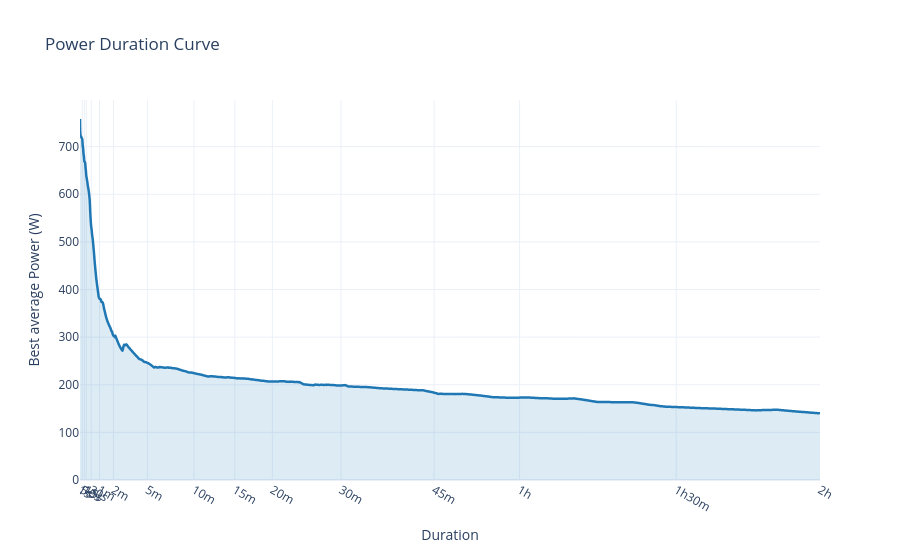

The notebook cell saved with this chart:
### Code cell
fig = plot_duration_curve(df, metric="power", max_duration=60*60*2)
fig.show()

### Figure 1 — Plotly figure (JSON) as saved in the notebook; plotly's stock layout.template omitted (floating-point values rounded to 4 significant figures; data arrays with more than 128 entries replaced by an {"elided": "..."} marker saying what was removed)
{"data": [{"customdata": {"elided": "7200 str values"}, "fill": "tozeroy", "fillcolor": "rgba(31, 119, 180, 0.15)", "hovertemplate": "Duration: %{customdata}<br>Best Power: %{y:.1f}<extra></extra>", "line": {"color": "#1f77b4", "shape": "spline", "width": 2.5}, "mode": "lines", "type": "scatter", "x": {"elided": "7200 float values"}, "y": {"elided": "7200 float values"}}], "layout": {"hovermode": "x unified", "title": {"text": "Power Duration Curve"}, "xaxis": {"tickmode": "array", "ticktext": ["1s", "5s", "10s", "15s", "30s", "1m", "2m", "5m", "10m", "15m", "20m", "30m", "45m", "1h", "1h30m", "2h"], "tickvals": [1, 3.344, 5.623, 7.622, 12.82, 21.56, 36.26, 72.08, 121.2, 164.3, 203.9, 276.3, 374.6, 464.8, 629.9, 781.6], "title": {"text": "Duration"}, "type": "linear"}, "yaxis": {"rangemode": "tozero", "title": {"text": "Best average Power (W)"}}}}
